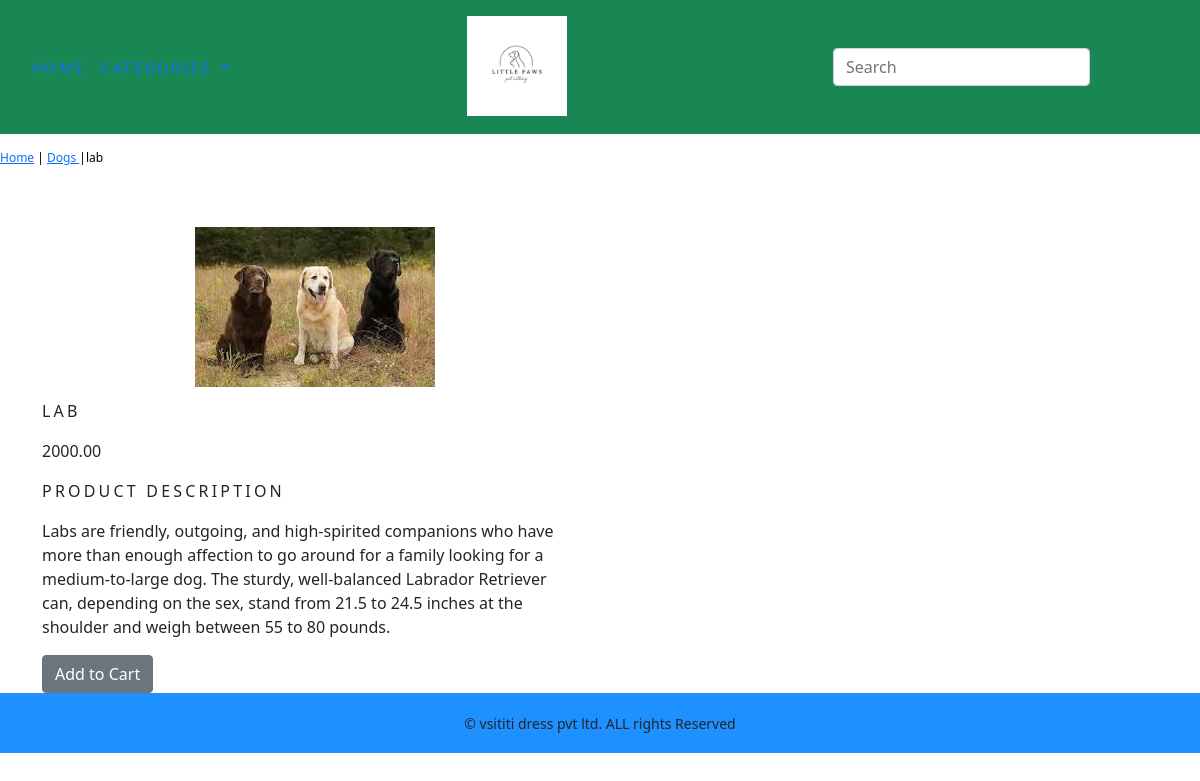
The app's page /shop/dogs/lab/ with its own data.
### shop/models.py (models this page shows, shortened)
class PRODUCTS(models.Model):
       name=models.CharField(max_length=250,unique=True)
       slug=models.SlugField(max_length=250,unique=True)
       description=models.TextField(blank=True)
       price=models.DecimalField(max_digits=10, decimal_places=2)
       category=models.ForeignKey(CATEGORY, on_delete=models.CASCADE)
       image=models.ImageField(upload_to='product', blank=True)
       stock=models.IntegerField()
       available=models.BooleanField(default=True)
       created=models.DateTimeField(auto_now_add=True)
       updated=models.DateTimeField(auto_now=True)
       class Meta:
           ordering = ('name',)
           verbose_name=('Product')
           verbose_name_plural=('Products')

class CATEGORY(models.Model):
         name=models.CharField(max_length=250,unique=True)
         slug=models.SlugField(max_length=250,unique=True)
         description=models.TextField(blank=True)
         image=models.ImageField(upload_to='category', blank=True)
         class Meta:
             ordering = ('name',)
             verbose_name='category'
             verbose_name_plural='categories'
         def get_url(self):
            return reverse('shop:products_by_category',args=[self.slug])
         def __str__(self):
                 return '{}'.format(self.name)

### shop/views.py (the view)
# urls.py: path('shop/<slug:c_slug>/<slug:product_slug>/',views.proDetail,name='prodcatdetail'),
def proDetail(request,c_slug,product_slug):
    try:
        products=PRODUCTS.objects.get(category__slug=c_slug,slug=product_slug)
    except Exception as e:
        raise e
    return render(request,'product.html',{'products':products})

### shop/context_processors.py (called while the page is built)
def menu_links(request):
    links=CATEGORY.objects.all()
    return dict(links=links)

### shop/templates/product.html (shortened to what this page needs)
{% extends 'base1.html' %}
{% load static %}
{% block content %}
<div  class="row my_prod_row_class">
    <div class="my_auto">
        <p><a href="{% url 'shop:allprodcat' %}">Home</a> | <a href="{{products.category.get_url}}">{{ products.category }} </a> |{{products.name}} </p>
    </div>
</div>
<div class="container ">
<br>
<div class="row">
    <div class="col-12 col-sm-12 col-md-12 col-lg-6  text-center ">
        <div style="min-width: 18erm;">
            <img src="{{products.image.url}}" alt="{{products.name}}">
        </div>
    </div>
    <div>
        <div class="col-12 col-sm-12 col-md-12 col-lg-6">
            <div>
            <h1 class="my_prod_title">{{products.name}}</h1>
             <p>{{products.price}}</p>
             <p class="my_title">Product Description</p>
             <p class="text-justify my_prod_text" >{{products.description}}</p>
             {% if product.stock <= 0 %}
             <P class="text-justify  my_prod_text"><b>Out of Stock!</b></P>
             {% else %}
             <a  class="btn btn-secondary "  href="{% url 'shop:add_cart' products.id %}">Add to Cart</a>
             {% endif %}
            </div>
        </div>
    </div>
</div>
</div>
{% endblock %}

### shop/static/css/custom.css (style rules this page uses)
body { font-family: 'Roboto', sans-serif; }
.my_title { font-size: 16px; text-transform: uppercase; letter-spacing: .2em; }
.my_prod_row_class { padding-top: 15px; padding-bottom: 20px; }
.my_prod_row_class .my_auto { color: #000; font-size: 12px; text-decoration: none; }
.my_prod_title { font-size: 16px; text-transform: uppercase; letter-spacing: .2em; padding-top: 15px; padding-bottom: 10px; }
.my_prod_text { padding-right: 20px; }

### records on screen
PRODUCTS: category "Dogs", name "lab", image (picture), name "LAB", price "2000.00", description "Labs are friendly, outgoing, and high-spirited companions who have more than enough affection to go around for a family looking for a medium-to-large dog. The sturdy, well-balanced Labrador Retriever can, depending on the sex, stand from 21.5 to 24.5 inches at the shoulder and weigh between 55 to 80 pounds."
